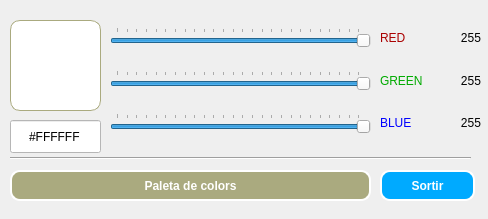
<?xml version="1.0" encoding="UTF-8"?>
<ui version="4.0">
 <class>Dialog</class>
 <widget class="QDialog" name="Dialog">
  <property name="geometry">
   <rect>
    <x>0</x>
    <y>0</y>
    <width>488</width>
    <height>219</height>
   </rect>
  </property>
  <property name="windowTitle">
   <string>Selector de colors (by Ins Marianao)</string>
  </property>
  <widget class="QLabel" name="label">
   <property name="geometry">
    <rect>
     <x>10</x>
     <y>20</y>
     <width>91</width>
     <height>91</height>
    </rect>
   </property>
   <property name="styleSheet">
    <string notr="true">background-color: rgb(255, 255, 255);
border-radius: 10px;
border: 1px solid #AAAA7F;</string>
   </property>
   <property name="text">
    <string/>
   </property>
  </widget>
  <widget class="QPushButton" name="pushButton">
   <property name="geometry">
    <rect>
     <x>380</x>
     <y>170</y>
     <width>95</width>
     <height>31</height>
    </rect>
   </property>
   <property name="styleSheet">
    <string notr="true">background-color: rgb(0, 170, 255);
border-radius: 10px;
color: #FFFFFF;
border: 2px solid white;
font-weight: bold;</string>
   </property>
   <property name="text">
    <string>Sortir</string>
   </property>
  </widget>
  <widget class="QPushButton" name="pushButton_2">
   <property name="geometry">
    <rect>
     <x>10</x>
     <y>170</y>
     <width>361</width>
     <height>31</height>
    </rect>
   </property>
   <property name="styleSheet">
    <string notr="true">background-color: rgb(170, 170, 127);
border-radius: 10px;
color: #FFFFFF;
border: 2px solid white;
font-weight: bold;</string>
   </property>
   <property name="text">
    <string>Paleta de colors</string>
   </property>
   <property name="flat">
    <bool>false</bool>
   </property>
  </widget>
  <widget class="Line" name="line">
   <property name="geometry">
    <rect>
     <x>10</x>
     <y>150</y>
     <width>461</width>
     <height>16</height>
    </rect>
   </property>
   <property name="orientation">
    <enum>Qt::Horizontal</enum>
   </property>
  </widget>
  <widget class="QLineEdit" name="lineEdit">
   <property name="geometry">
    <rect>
     <x>10</x>
     <y>120</y>
     <width>91</width>
     <height>33</height>
    </rect>
   </property>
   <property name="styleSheet">
    <string notr="true">background-color: rgb(255, 255, 255);</string>
   </property>
   <property name="text">
    <string>#FFFFFF</string>
   </property>
   <property name="alignment">
    <set>Qt::AlignCenter</set>
   </property>
   <property name="readOnly">
    <bool>true</bool>
   </property>
  </widget>
  <widget class="QWidget" name="">
   <property name="geometry">
    <rect>
     <x>380</x>
     <y>20</y>
     <width>101</width>
     <height>121</height>
    </rect>
   </property>
   <layout class="QVBoxLayout" name="verticalLayout">
    <item>
     <layout class="QHBoxLayout" name="horizontalLayout">
      <item>
       <widget class="QLabel" name="label_2">
        <property name="styleSheet">
         <string notr="true">color: rgb(170, 0, 0);</string>
        </property>
        <property name="text">
         <string>RED</string>
        </property>
       </widget>
      </item>
      <item>
       <widget class="QLabel" name="label_6">
        <property name="text">
         <string>255</string>
        </property>
        <property name="alignment">
         <set>Qt::AlignRight|Qt::AlignTrailing|Qt::AlignVCenter</set>
        </property>
       </widget>
      </item>
     </layout>
    </item>
    <item>
     <layout class="QHBoxLayout" name="horizontalLayout_2">
      <item>
       <widget class="QLabel" name="label_3">
        <property name="styleSheet">
         <string notr="true">color: rgb(0, 170, 0);</string>
        </property>
        <property name="text">
         <string>GREEN</string>
        </property>
       </widget>
      </item>
      <item>
       <widget class="QLabel" name="label_7">
        <property name="text">
         <string>255</string>
        </property>
        <property name="alignment">
         <set>Qt::AlignRight|Qt::AlignTrailing|Qt::AlignVCenter</set>
        </property>
       </widget>
      </item>
     </layout>
    </item>
    <item>
     <layout class="QHBoxLayout" name="horizontalLayout_3">
      <item>
       <widget class="QLabel" name="label_4">
        <property name="styleSheet">
         <string notr="true">color: rgb(0, 0, 255);</string>
        </property>
        <property name="text">
         <string>BLUE</string>
        </property>
       </widget>
      </item>
      <item>
       <widget class="QLabel" name="label_8">
        <property name="text">
         <string>255</string>
        </property>
        <property name="alignment">
         <set>Qt::AlignRight|Qt::AlignTrailing|Qt::AlignVCenter</set>
        </property>
       </widget>
      </item>
     </layout>
    </item>
   </layout>
  </widget>
  <widget class="QWidget" name="">
   <property name="geometry">
    <rect>
     <x>110</x>
     <y>10</y>
     <width>261</width>
     <height>141</height>
    </rect>
   </property>
   <layout class="QVBoxLayout" name="verticalLayout_2">
    <item>
     <widget class="QSlider" name="horizontalSlider">
      <property name="maximum">
       <number>255</number>
      </property>
      <property name="singleStep">
       <number>1</number>
      </property>
      <property name="value">
       <number>255</number>
      </property>
      <property name="orientation">
       <enum>Qt::Horizontal</enum>
      </property>
      <property name="tickPosition">
       <enum>QSlider::TicksAbove</enum>
      </property>
      <property name="tickInterval">
       <number>10</number>
      </property>
     </widget>
    </item>
    <item>
     <widget class="QSlider" name="horizontalSlider_2">
      <property name="maximum">
       <number>255</number>
      </property>
      <property name="value">
       <number>255</number>
      </property>
      <property name="orientation">
       <enum>Qt::Horizontal</enum>
      </property>
      <property name="tickPosition">
       <enum>QSlider::TicksAbove</enum>
      </property>
      <property name="tickInterval">
       <number>10</number>
      </property>
     </widget>
    </item>
    <item>
     <widget class="QSlider" name="horizontalSlider_3">
      <property name="maximum">
       <number>255</number>
      </property>
      <property name="value">
       <number>255</number>
      </property>
      <property name="orientation">
       <enum>Qt::Horizontal</enum>
      </property>
      <property name="tickPosition">
       <enum>QSlider::TicksAbove</enum>
      </property>
      <property name="tickInterval">
       <number>10</number>
      </property>
     </widget>
    </item>
   </layout>
  </widget>
 </widget>
 <resources/>
 <connections>
  <connection>
   <sender>pushButton</sender>
   <signal>clicked()</signal>
   <receiver>Dialog</receiver>
   <slot>sortir()</slot>
   <hints>
    <hint type="sourcelabel">
     <x>391</x>
     <y>183</y>
    </hint>
    <hint type="destinationlabel">
     <x>349</x>
     <y>189</y>
    </hint>
   </hints>
  </connection>
  <connection>
   <sender>pushButton_2</sender>
   <signal>clicked()</signal>
   <receiver>Dialog</receiver>
   <slot>mostraPaleta()</slot>
   <hints>
    <hint type="sourcelabel">
     <x>236</x>
     <y>191</y>
    </hint>
    <hint type="destinationlabel">
     <x>217</x>
     <y>208</y>
    </hint>
   </hints>
  </connection>
  <connection>
   <sender>horizontalSlider</sender>
   <signal>valueChanged(int)</signal>
   <receiver>Dialog</receiver>
   <slot>recalcula()</slot>
   <hints>
    <hint type="sourcelabel">
     <x>125</x>
     <y>37</y>
    </hint>
    <hint type="destinationlabel">
     <x>114</x>
     <y>11</y>
    </hint>
   </hints>
  </connection>
  <connection>
   <sender>horizontalSlider_2</sender>
   <signal>valueChanged(int)</signal>
   <receiver>Dialog</receiver>
   <slot>recalcula()</slot>
   <hints>
    <hint type="sourcelabel">
     <x>183</x>
     <y>71</y>
    </hint>
    <hint type="destinationlabel">
     <x>164</x>
     <y>56</y>
    </hint>
   </hints>
  </connection>
  <connection>
   <sender>horizontalSlider_3</sender>
   <signal>valueChanged(int)</signal>
   <receiver>Dialog</receiver>
   <slot>recalcula()</slot>
   <hints>
    <hint type="sourcelabel">
     <x>232</x>
     <y>121</y>
    </hint>
    <hint type="destinationlabel">
     <x>213</x>
     <y>99</y>
    </hint>
   </hints>
  </connection>
 </connections>
 <slots>
  <slot>sortir()</slot>
  <slot>mostraPaleta()</slot>
  <slot>redibuixa()</slot>
  <slot>recalcula()</slot>
 </slots>
</ui>
